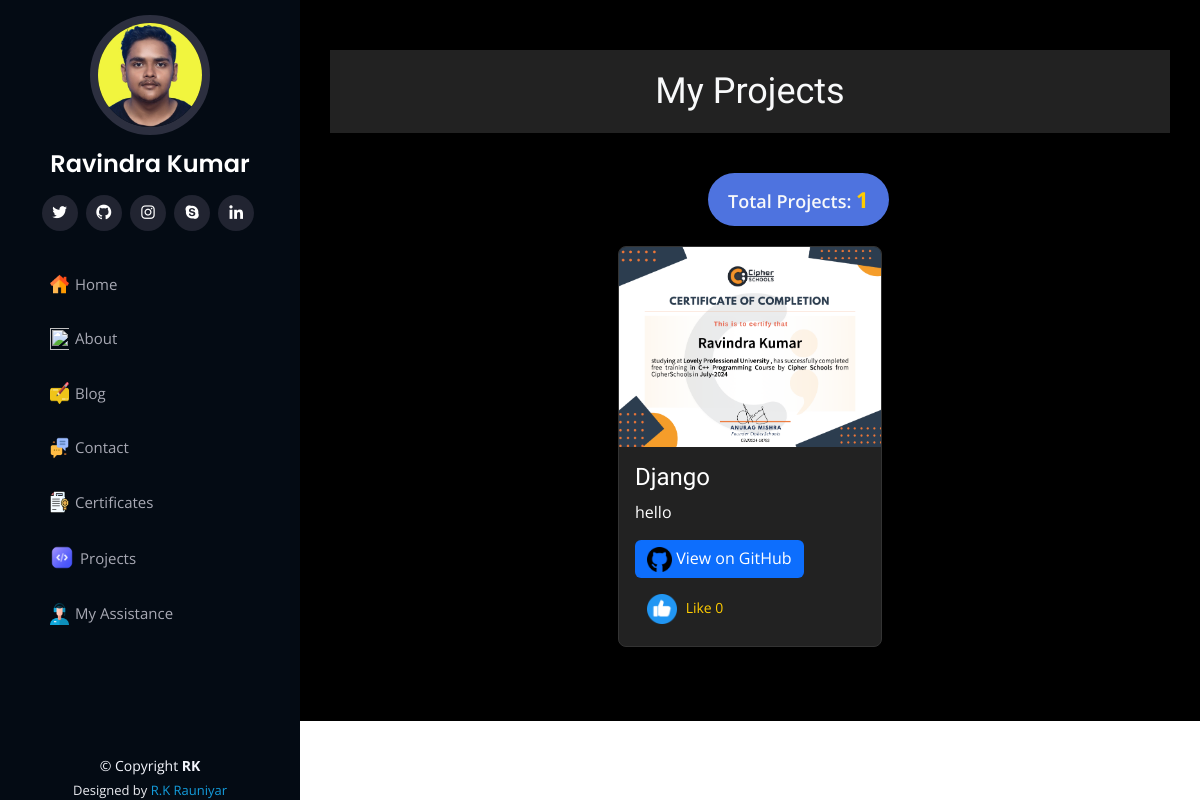
The app's page /projects with its own data.
### portfolio/models.py (models this page shows, shortened)
class Project(models.Model):
    title = models.CharField(max_length=200)
    description = models.TextField()
    image = models.ImageField(upload_to='blog', blank=True, null=True)
    github_link = models.URLField()
    created_at = models.DateTimeField(auto_now_add=True)

### portfolio/views.py (the view)
# urls.py: path('projects', views.project_view, name='projects'),
def project_view(request):
    projects = Project.objects.all()  # Fetch all projects from the database
    return render(request, 'projects.html', {'projects': projects})

### templates/projects.html (shortened to what this page needs)
{% extends 'base.html' %}
{% load static %}
{% block body %}
<section id="projects" class="projects-section" style="background-color: #000; padding: 50px 0;">
    <div class="container">
        <h2 class="text-center text-light mpro" style="font-size: 36px; margin-bottom: 40px; text-align: center; padding: 20px 10px; background-color: #222; box-shadow: 0 4px 6px rgba(0, 0, 0, 0.6);">My Projects</h2>
        <div class="project-count text-light" style="font-size: 18px; margin-bottom: 20px; margin-left:45%;">
            Total Projects: <span id="project-count">{{ projects|length }}</span>
        </div>
        <div class="row justify-content-center">
           {% for project in projects %}
    <div class="col-md-4 col-sm-6 mb-4">
        <div class="project-card" style="border: 1px solid #333; border-radius: 8px; overflow: hidden; background-color: #222;">
            <img src="{{ project.image.url }}" class="img-fluid" alt="{{ project.title }}" style="width: 100%; height: 200px; object-fit: cover;">
            <div class="project-info p-3" style="color: #fff;">
                <h4>{{ project.title }}</h4>
                <p>{{ project.description }}</p>
                <a href="{{ project.github_link }}" target="_blank" class="btn btn-primary" style="border: none;">
                    <img src="{% static 'assets/img/github.png' %}" alt="GitHub" height="25px" width="25px"> View on GitHub
                </a>
                <button class="btn like-btn" onclick="toggleLike(this)" style="background-color: transparent; border: none; margin-top: 10px; color: #ffcc00; font-size: 14px;">
                    <img src="{% static 'assets/img/like.png' %}" height="30px" width="30px" style="vertical-align: middle; margin-right: 5px;">
                    Like <span class="like-count">0</span>
                </button>
            </div>
        </div>
    </div>
{% empty %}
    <p>No projects available.</p>
{% endfor %}
        </div>
    </div>
</section>
{% endblock body %}

### static/assets/css/style.css (style rules this page uses)
body { font-family: "Open Sans", sans-serif; color: #272829; }
a { color: #149ddd; text-decoration: none; }
h1, h2, h3, h4, h5, h6 { font-family: "Raleway", sans-serif; }
.container, .container-fluid { padding-left: 30px; padding-right: 30px; }
section { padding: 60px 0; overflow: hidden; }

### templates/projects.html (style rules this page uses)
.like-btn { transition: transform 0.2s ease, background-color 0.3s ease; }
.project-count { display: inline-block; padding: 10px 20px; background: #4e73df; color: #fff; font-size: 18px; font-weight: 600; border-radius: 50px; transition: transform 0.3s ease, box-shadow 0.3s ease; }
#project-count { color: #ffcc00; font-size: 22px; font-weight: 700; }
.project-card { transition: transform 0.3s ease, box-shadow 0.3s ease; }
.project-info .btn { animation: buttonColorChange 1s infinite ease-in-out; transition: all 0.3s ease; }

### records on screen
Project: image (picture), title "Django", description "hello"

### other values on screen
{{ projects|length }} "1"
